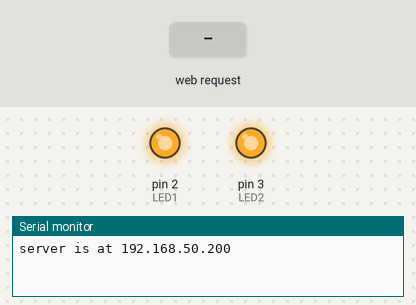
This program was run on a simulated Arduino Mega 2560, built with avr-gcc and run on an emulated ATmega2560. Shown: output pins drawn as LEDs (lit = HIGH), the last lines printed to the serial monitor. The test bench sets the inputs (shaded band). WiFi joins after 1.5 s; servers stay silent unless stated.

Above: at 1.2 s.
1.3 s: HTTP request GET /?Data=1 received
At 1.6 s:
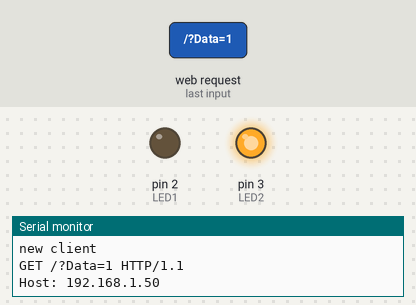
2.8 s: HTTP request GET /?Data=3 received
At 4.0 s:
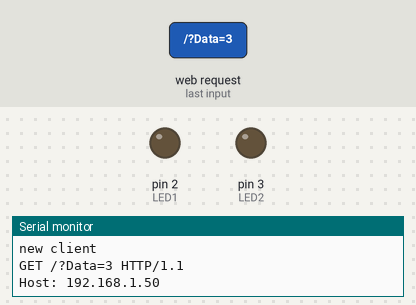
4.3 s: HTTP request GET /?Data=2 received
At 5.2 s:
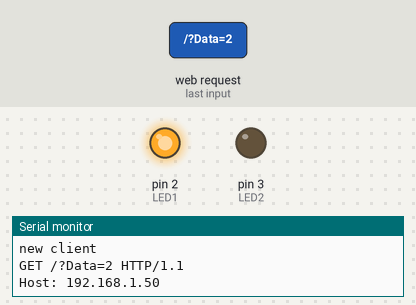
5.8 s: HTTP request GET /?Data=4 received
At 6.4 s:
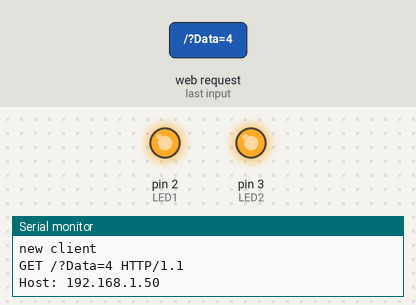
Timing chart, 0 to 8.3 s (numbered marks = the images above; inputs shaded):
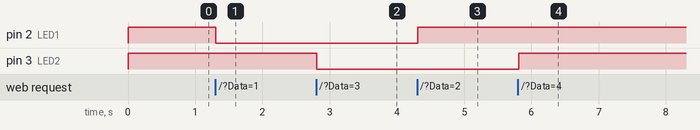

The program:

main.cpp
```cpp
#include <Arduino.h>

#include <SPI.h>
#include <Ethernet.h>

byte mac[] = { 0xDE, 0xAD, 0xBE, 0xEF, 0xFE, 0xED };//Ponemos la dirección MAC de la Ethernet Shield
IPAddress ip(192,168,50,200); //Asignamos  la IP al Arduino
EthernetServer server(4012); //Creamos un servidor Web con el puerto 80 que es el puerto HTTP por defecto

int LED1=2; //Pin del LED 1
int LED2=3; //Pin del LED 2
String estado1="OFF"; //Estado del Led 1 inicialmente "OFF"
String estado2="OFF"; //Estado del Led 2 inicialmente "OFF"

void setup()
{
  Serial.begin(9600);

  // Inicializamos la comunicación Ethernet y el servidor
  Ethernet.begin(mac, ip);
  server.begin();

  Serial.print("server is at ");
  Serial.println(Ethernet.localIP());

  pinMode(LED1,OUTPUT);
  pinMode(LED2,OUTPUT);
  pinMode(4,INPUT);
  pinMode(5,INPUT);
  digitalWrite(LED1,HIGH);
  digitalWrite(LED2,HIGH);
}

void loop()
{
  EthernetClient client = server.available(); //Creamos un cliente Web
  //Verificamos si se detecte un cliente a través de una petición HTTP
  if (client) {
    Serial.println("\nnew client");
    boolean currentLineIsBlank = true; //Una petición HTTP acaba con una línea en blanco
    String cadena=""; //Creamos una cadena de caracteres vacía
    while (client.connected()) {
      if (client.available()) {
        char c = client.read();//Leemos la petición HTTP carácter por carácter
        Serial.write(c);//Visualizamos la petición HTTP por el Monitor Serial
        if(cadena.length()<50)
        {
                  cadena.concat(c);//concatenmos el String 'cadena' con la petición HTTP (c). De esta manera convertimos la petición HTTP a un String

                  //Ya que hemos convertido la petición HTTP a una cadena de caracteres, ahora podremos buscar partes del texto.
                  int posicion=cadena.indexOf("Data="); //Guardamos la posición de la Palabra "Data=" a la variable 'posicion'

                  if(cadena.substring(posicion)=="Data=1")//Si en la posición hay "Data=1"
                  {
                    digitalWrite(LED1,LOW);
                    estado1="ON";
                    client.println("RECIBIDO");
                  }
                  else if(cadena.substring(posicion)=="Data=2")//Si en posición hay "Data=2"
                  {
                    digitalWrite(LED1,HIGH);
                    estado1="OFF";
                  }
                  else if(cadena.substring(posicion)=="Data=3")//Si en la posición hay "Data=3"
                  {
                    digitalWrite(LED2,LOW);
                    estado2="ON";
                  }
                  else if(cadena.substring(posicion)=="Data=4")//Si en la posición hay "Data=4"
                  {
                    digitalWrite(LED2,HIGH);
                    estado2="OFF";
                  }

        }
        //Cuando reciba una línea en blanco, quiere decir que la petición HTTP ha acabado y el servidor Web está listo para enviar una respuesta
        if (c == 'n' && currentLineIsBlank) {

            // Enviamos al cliente una respuesta HTTP
            client.println("HTTP/1.1 200 OK");
            client.println("Content-Type: text/html");
            client.println();

            //Página web en formato HTML
            client.println("<html>");
            client.println("<head><title>Naylamp Mechatronics</title>");
            client.println("</head>");
            client.println("<body>");
            client.println("<div style='text-align:center;'>");
            client.println("<h1>NAYLAMP MECHATRONICS</h1>");
            client.println("<h2>Entradas Analogicas</h2>");
            client.print("AN0="); client.println(analogRead(0));
            client.print("<br />AN1=");client.println(analogRead(1));
            client.println("<h2>Entradas Digitales</h2>");
            client.print("D4=");client.println(digitalRead(4));
            client.println("<br />D5=");client.print(digitalRead(5));
            client.println("<br /><br />");
            client.println("<a href='http://192.168.50.200'>Actualizar entradas</a>");
            client.println("<h2>Salidas Digitales </h2>");
            client.println("Estado del LED 1 = ");client.print(estado1);
            client.println("<br />");
            client.print("<button onClick=location.href='./?Data=1'>ON</button>");
            client.print("<button onClick=location.href='./?Data=2'>OFF</button>");
            client.println("<br /><br />");
            client.println("Estado del LED 2 = ");client.print(estado2);
            client.println("<br />");
            client.print("<button onClick=location.href='./?Data=3'>ON</button>");
            client.print("<button onClick=location.href='./?Data=4'>OFF</button>");
            client.println("<br /><br />");
            client.println("<a href='https://naylampmechatronics.com/'>naylampmechatronics.com</a>");
            client.println("<br /><br />");
            client.println("</b></body>");
            client.println("</html>");
            break;
        }
        if (c == 'n') {
          currentLineIsBlank = true;
        }
        else if (c != 'r') {
          currentLineIsBlank = false;
        }
      }
    }
    //Dar tiempo al navegador para recibir los datos
    delay(1);
    client.stop();// Cierra la conexión
  }
}
```

Measured:
- after the input at 1.3 s, pin 2 (LED1): HIGH → LOW at once
- after the input at 2.8 s, pin 3 (LED2): HIGH → LOW at once
- after the input at 4.3 s, pin 2 (LED1): LOW → HIGH at once
- after the input at 5.8 s, pin 3 (LED2): LOW → HIGH at once
